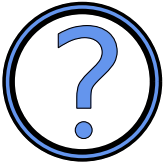

Source code (Python):
try:
    from PIL import Image
    question_icon = Image.open(r"icons\question_icon.png")
except:
    import matplotlib as mpl
    import matplotlib.pyplot as plt
    import numpy as np
    from matplotlib.path import Path
    import matplotlib.markers as m
    mpl.style.use("fast")

    """
        This file creates a backgroundless picture called
        question_icon
        """

    fig, ax = plt.subplots(figsize = (5, 5))
    lim = -5.8, 5.7
    ax.set(xlim = lim, ylim = lim)


    marker_obj = m.MarkerStyle('$?$')
    path = marker_obj.get_path().transformed(marker_obj.get_transform())

    path._vertices = np.array(path._vertices)*8 #To make it larger
    path._vertices[4] = [0,0]#This is where the vertices close
    full_codes = path.codes
    full_vertices = path._vertices
    mark_vertices = full_vertices[5:]
    mark_codes = full_codes[5:]

    circ_path = Path.unit_circle()
    circ_verts = circ_path._vertices*0.65+[0.1, -3]
    circ_codes = circ_path.codes

    ##print(circ_verts)
    ##print(circ_codes)

    new_vertices = np.append(circ_verts, mark_vertices, axis=0)-[0,0.5]
    new_codes = np.append(circ_codes, mark_codes, axis = 0)

    """All this stuff that is commented out was used to make this path.
    when ? was used to create the path. The little dot under the ? was
    shown as a square, not a circle. So I had to modify the geometric
    descriptors of the patch to make it look better. DO NOT ATTEMPT
    THIS ON IMPORTANT FILES"""

    ##print(new_vertices)
    ##print(new_codes)
    ##
    ##print(dir(path))
    ##print(path.codes)
    ##print(path._vertices)

    path._vertices = new_vertices
    path._codes = new_codes

    patch = mpl.patches.PathPatch(path, facecolor="cornflowerblue", lw=2)
    ax.add_patch(patch)

    def translate_verts(patch, i=0, j=0, z=None):
        patch._path._vertices = patch._path._vertices + [i, j]

    def rescale_verts(patch, factor = 1):
        patch._path._vertices = patch._path._vertices * factor

    #translate_verts(patch, i=-0.7, j=-0.1)
    inside = mpl.patches.Circle((0,0), 5, color = "white",
                                zorder=-1)
    ax.add_patch(inside)
    #fig.set_facecolor("gray")

    circ = mpl.patches.Arc([0,0], 11, 11,
                           angle=0.0, theta1=0.0, theta2=360.0,
                           lw=10, facecolor = "cornflowerblue",
                           edgecolor = "black")
    ax.add_patch(circ)#One of the rings around the questionmark

    circ = mpl.patches.Arc([0,0], 10.5, 10.5,
                           angle=0.0, theta1=0.0, theta2=360.0,
                           lw=10, edgecolor = "cornflowerblue")
    ax.add_patch(circ)#Another one of the rings around the question mark

    circ = mpl.patches.Arc([0,0], 10, 10,
                           angle=0.0, theta1=0.0, theta2=360.0,
                           lw=10, edgecolor = "black")
    ax.add_patch(circ)


    if __name__ == "__main__":
        ax.axis("off")
        ax.set_position([0, 0, 1, 1])
        #fig.canvas.draw()
        #plt.savefig("question.png", dpi=40)
        plt.show()

    else:
        try:
            from icons.img_pack import get_img_from_ax
        except:
            from img_pack import get_img_from_ax
        size = (400, 400)
        img = get_img_from_ax(ax, size)
        question_icon = img.copy()
        question_icon.save(r"icons\question_icon.png", "PNG")

